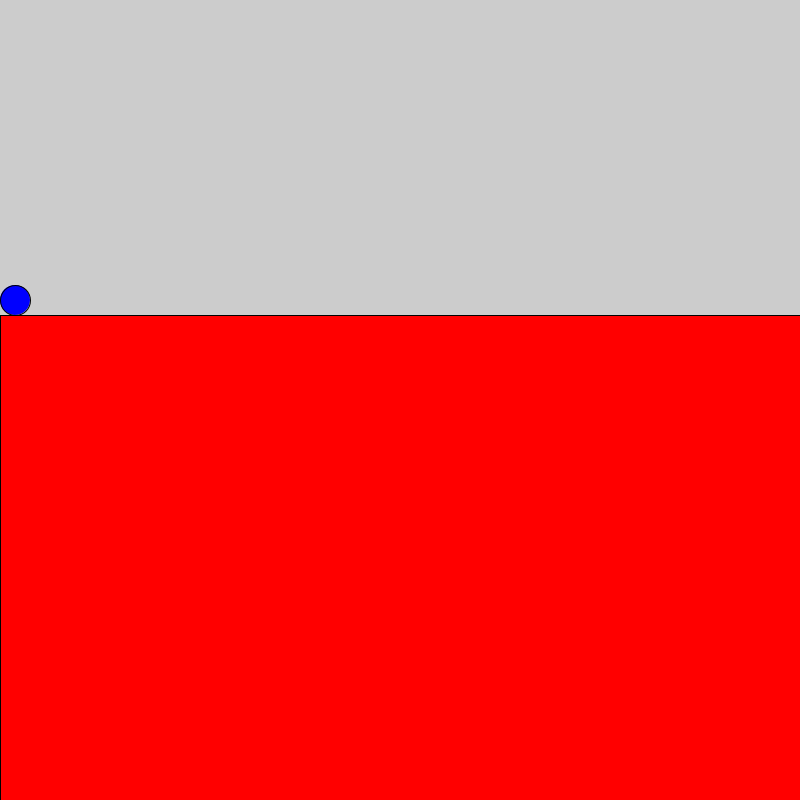
Frame 1 (no input)
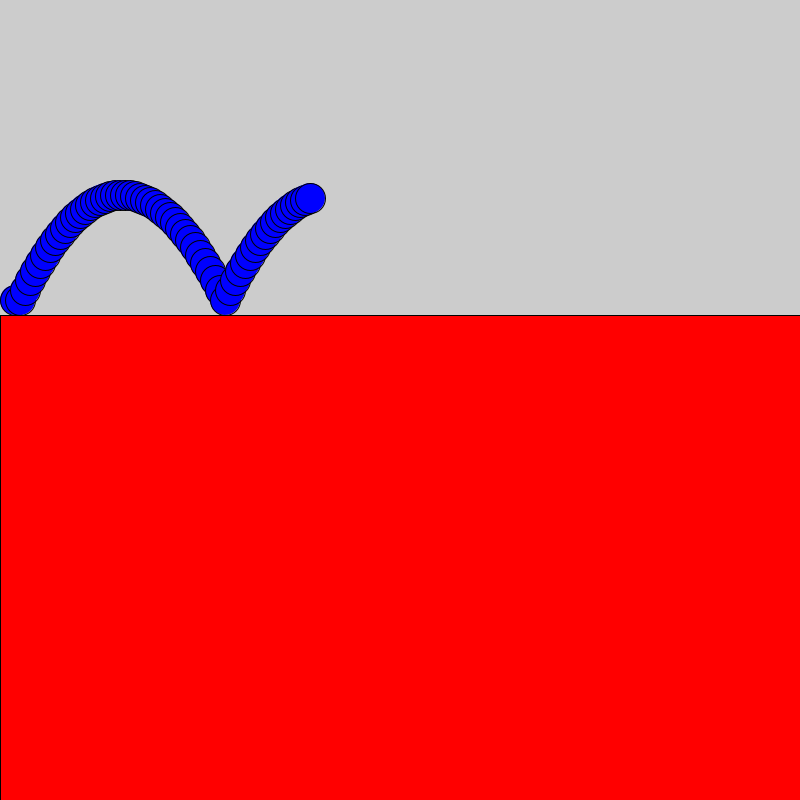
Frame 60 (the mouse pressed at the canvas centre just before this capture)
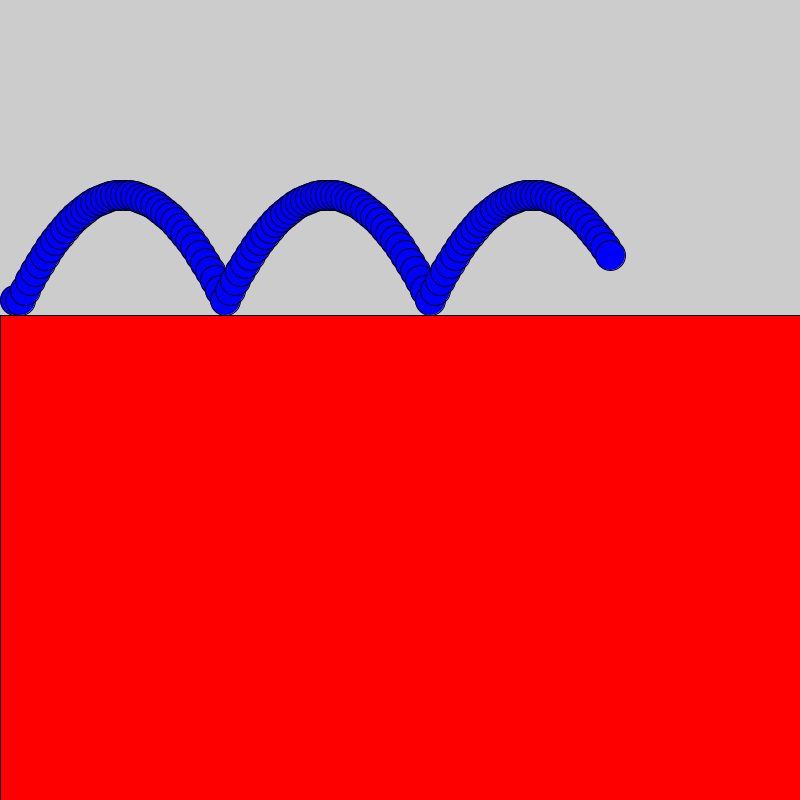
Frame 120 (the mouse held since frame 60 and released just before this capture)

The Processing sketch that drew these frames (run headless with seeded random() and noise(); from frame 60 on, the mouse is pressed at the canvas centre):

// Processing sketch: questao1
// ── questao1.pde
float x, y;
float vX, vY;
float alturaMax, velocidadeAtual; 

void setup(){
  size(800, 800);
  x = 15;
  y = 300;
  vX = 5;
  vY = 10;
  alturaMax = 0;
  velocidadeAtual = 0;
}

void draw(){
  //background(255, 255, 255);
  fill(255, 0, 0);
  rect(0, 315, width, height);
  fill(0, 0, 255);
  circle(x, y, 30);
  
  /*
    A variável X representa a posição e está sendo atualizada de acordo com 
    a variável vX, velocidade de X que tem como unidade UC/frame. Por exemplo, 
    se X for 10 e a velocidade de X for 5, a cada frame X = X + 5. 
    Já a variável Y tem o diferencial da gravidade (que atua só na vertical no lançamento obliquo)
    que é de 0.5 UC/frame^2. 
  */
  x = x + vX;
  y = y + vY;
  vY = vY + 0.5f;
  
  /*
    O primeiro IF checa se passou do comprimento da tela.
    Caso tenha passado, ele irá inverter a velocidade do X.
    O segundo faz a mesma coisa, só que em relação à vertical,
    ele inverte a velocidade do Y.
    Como a colisão é elástica, uma simples inversão de sinal funciona
    aqui. 
  */
  if(x >= width){
    vX = -vX;
  }else if(x <= 0){
    vX = -vX;
  }
  if(y >= 300){
    vY = -vY + 0.5f;
    y = 300;
  }else if(y <= 0){
    vY = -vY;
  }
}
